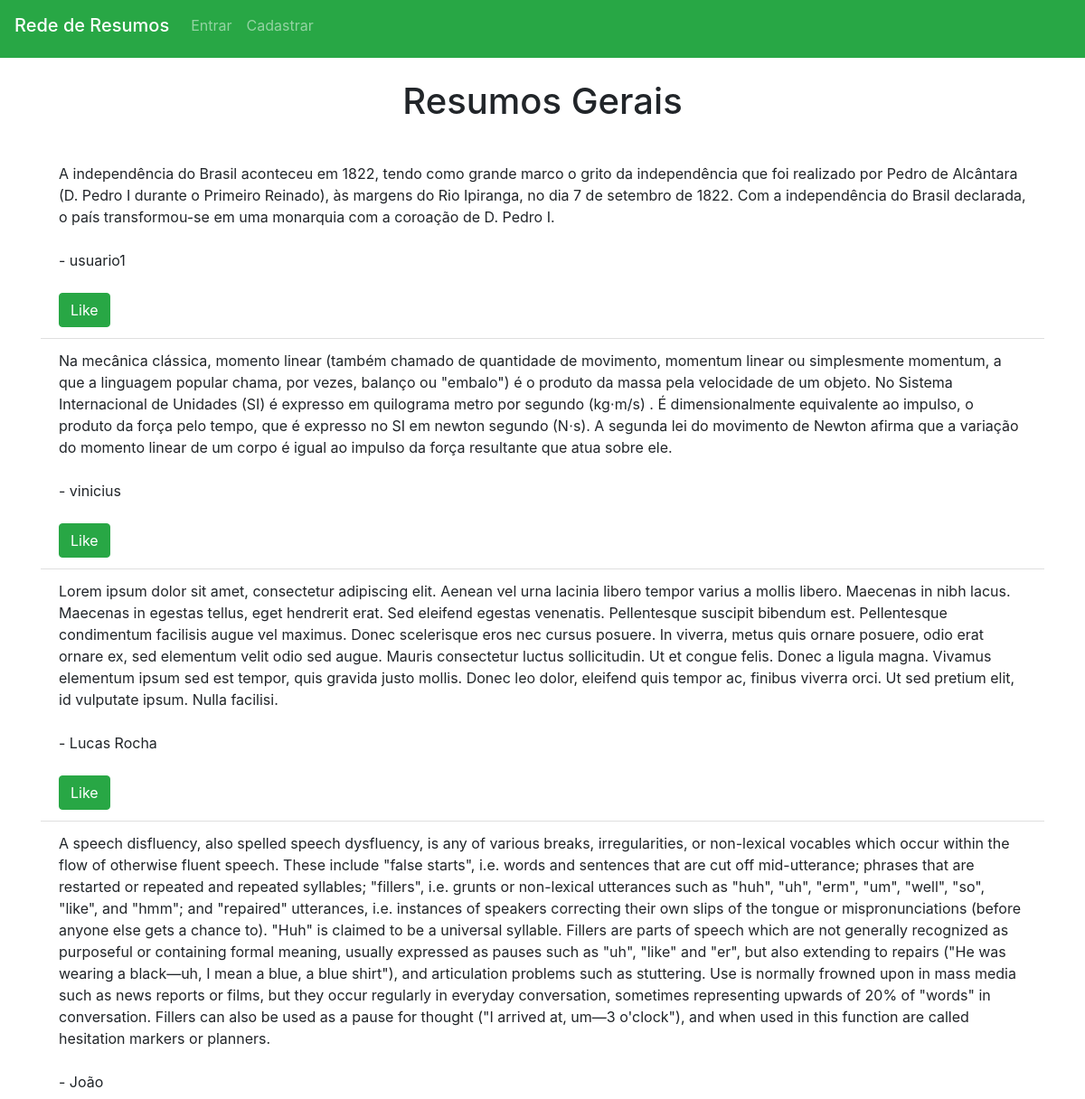
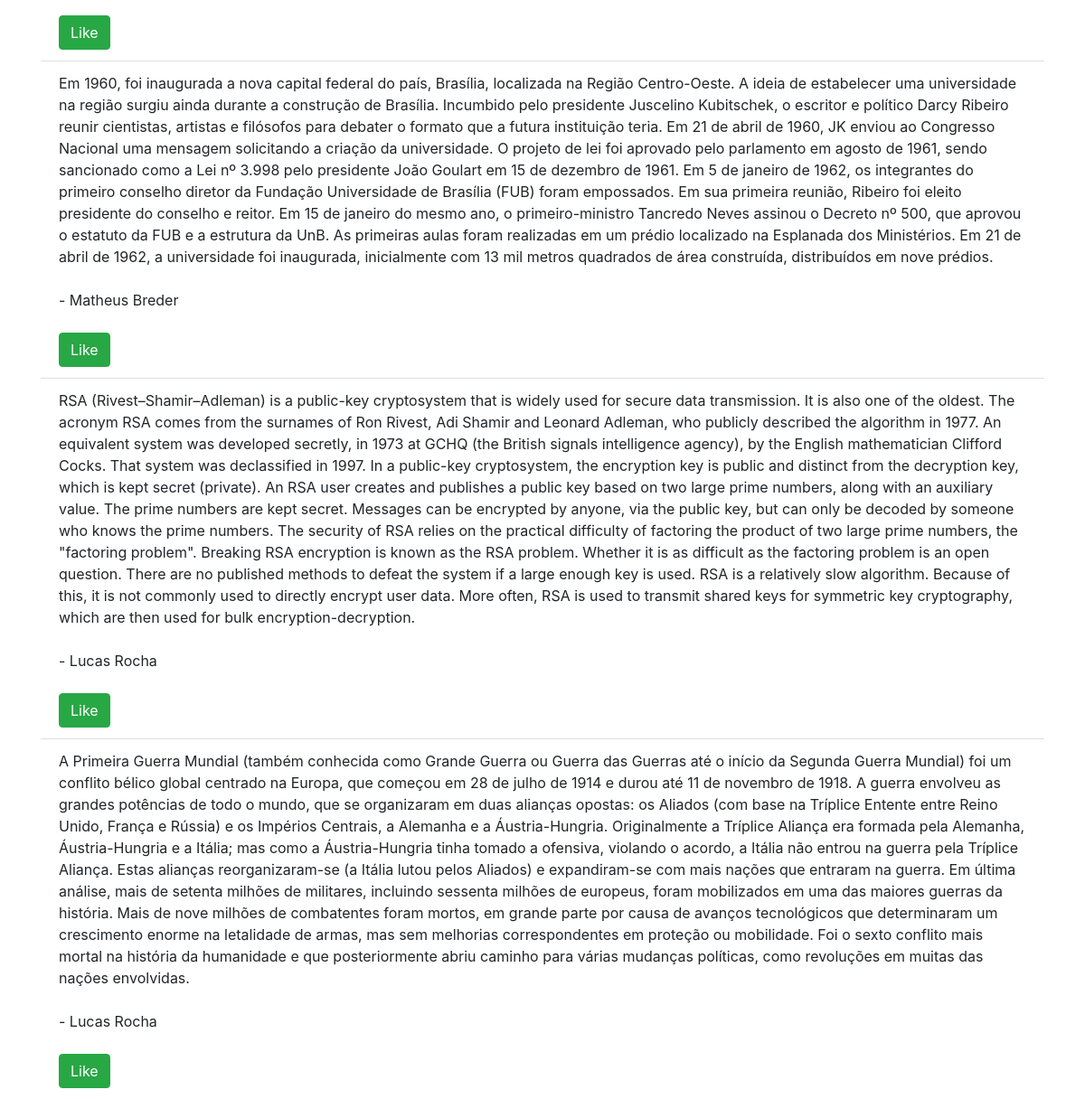
/general, run on the app's committed database (2 pictures, top to bottom).
### website/models.py (models this page shows)
class Note(db.Model):
    id = db.Column(db.Integer, primary_key=True)
    data = db.Column(db.String(10000))
    user_id = db.Column(db.Integer, db.ForeignKey('user.id'))

class User(db.Model, UserMixin):
    id = db.Column(db.Integer, primary_key=True)
    email = db.Column(db.String(150), unique=True)
    password = db.Column(db.String(150))
    first_name = db.Column(db.String(150))
    notes = db.relationship('Note')

### website/views.py (the view)
@views.route('/general', methods=['GET'])
def general():
    all_notes = Note.query.order_by(Note.id.desc()).all()
    all_user = User.query.order_by(User.id).all()
    return render_template("general.html", user=current_user, value=all_notes, users=all_user)

### website/templates/general.html (shortened to what this page needs)
{% extends "base.html" %} {% block title %}General{% endblock %}
{% block content %}
<br />
<h1 align="center">Resumos Gerais</h1>
<br />
<ul class="list-group list-group-flush" id="notes">
    {% for note in value %}
    <li class="list-group-item">
    {{ note.data }}
    <br />
        {% for user in users %}
            {% if user.id == note.user_id %}
                <br />
                {% print('- ') %}
                {{ user.first_name }}
            {% endif %}
        {% endfor %}
        <br />
        <br />
        <button type="button" class="btn btn-success" onClick="">
            Like
        </button>
    </li>
    {% endfor %}
</ul>
{% endblock %}

### website/templates/base.html (shortened to what this page needs)
<!DOCTYPE html>
<html>
  <head>
    <link
      rel="stylesheet"
      href="https://stackpath.bootstrapcdn.com/bootstrap/4.4.1/css/bootstrap.min.css"
    />
    <link
      rel="stylesheet"
      href="https://stackpath.bootstrapcdn.com/font-awesome/4.7.0/css/font-awesome.min.css"
    />
  </head>
  <body>
    <nav class="navbar navbar-expand-lg navbar-dark bg-success">
      <div class="collapse navbar-collapse" id="navbar">
        <div class="navbar-nav">
          <h2 class="navbar-brand">Rede de Resumos </h2>
          {% if user.is_authenticated %}
          <a class="nav-item nav-link" id="home" href="/">Meus resumos</a>
          <a class="nav-item nav-link" id="general" href="/general">Resumos</a>
          <a class="nav-item nav-link" id="general" href="/account">Minha conta</a>
          <a class="nav-item nav-link" id="logout" href="/logout">Sair</a>
          {% else %}
          <a class="nav-item nav-link" id="login" href="/login">Entrar</a>
          <a class="nav-item nav-link" id="signUp" href="/sign-up">Cadastrar</a>
          {% endif %}
        </div>
      </div>
    </nav>
    <div class="container">{% block content %} {% endblock %}</div>
  </body>
</html>

### data on the page
Note: data "A independência do Brasil aconteceu em 1822, tendo como grande marco o grito da independência que foi realizado por Pedro de Alcântara (D. Pedro I durante o Primeiro Reinado), às margens do Rio Ipiranga, no dia 7 de setembro de 1822. Com a independência do Brasil declarada, o país transformou-se em uma monarquia com a coroação de D. Pedro I."
User: print "-", first_name "usuario1"
Note: data "Na mecânica clássica, momento linear (também chamado de quantidade de movimento, momentum linear ou simplesmente momentum, a que a linguagem popular chama, por vezes, balanço ou \"embalo\") é o produto da massa pela velocidade de um objeto. No Sistema Internacional de Unidades (SI) é expresso em quilograma metro por segundo (kg⋅m/s) . É dimensionalmente equivalente ao impulso, o produto da força pelo tempo, que é expresso no SI em newton segundo (N⋅s). A segunda lei do movimento de Newton afirma que a variação do momento linear de um corpo é igual ao impulso da força resultante que atua sobre ele."
User: print "-", first_name "vinicius"
Note: data "Lorem ipsum dolor sit amet, consectetur adipiscing elit. Aenean vel urna lacinia libero tempor varius a mollis libero. Maecenas in nibh lacus. Maecenas in egestas tellus, eget hendrerit erat. Sed eleifend egestas venenatis. Pellentesque suscipit bibendum est. Pellentesque condimentum facilisis augue vel maximus. Donec scelerisque eros nec cursus posuere. In viverra, metus quis ornare posuere, odio erat ornare ex, sed elementum velit odio sed augue. Mauris consectetur luctus sollicitudin. Ut et congue felis. Donec a ligula magna. Vivamus elementum ipsum sed est tempor, quis gravida justo mollis. Donec leo dolor, eleifend quis tempor ac, finibus viverra orci. Ut sed pretium elit, id vulputate…"
User: print "-", first_name "Lucas Rocha"
Note: data "A speech disfluency, also spelled speech dysfluency, is any of various breaks, irregularities, or non-lexical vocables which occur within the flow of otherwise fluent speech. These include \"false starts\", i.e. words and sentences that are cut off mid-utterance; phrases that are restarted or repeated and repeated syllables; \"fillers\", i.e. grunts or non-lexical utterances such as \"huh\", \"uh\", \"erm\", \"um\", \"well\", \"so\", \"like\", and \"hmm\"; and \"repaired\" utterances, i.e. instances of speakers correcting their own slips of the tongue or mispronunciations (before anyone else gets a chance to). \"Huh\" is claimed to be a universal syllable. Fillers are parts of speech which are not generally…"
User: print "-", first_name "João"
Note: data "Em 1960, foi inaugurada a nova capital federal do país, Brasília, localizada na Região Centro-Oeste. A ideia de estabelecer uma universidade na região surgiu ainda durante a construção de Brasília. Incumbido pelo presidente Juscelino Kubitschek, o escritor e político Darcy Ribeiro reunir cientistas, artistas e filósofos para debater o formato que a futura instituição teria. Em 21 de abril de 1960, JK enviou ao Congresso Nacional uma mensagem solicitando a criação da universidade. O projeto de lei foi aprovado pelo parlamento em agosto de 1961, sendo sancionado como a Lei nº 3.998 pelo presidente João Goulart em 15 de dezembro de 1961. Em 5 de janeiro de 1962, os integrantes do primeiro…"
User: print "-", first_name "Matheus Breder"
Note: data "RSA (Rivest–Shamir–Adleman) is a public-key cryptosystem that is widely used for secure data transmission. It is also one of the oldest. The acronym RSA comes from the surnames of Ron Rivest, Adi Shamir and Leonard Adleman, who publicly described the algorithm in 1977. An equivalent system was developed secretly, in 1973 at GCHQ (the British signals intelligence agency), by the English mathematician Clifford Cocks. That system was declassified in 1997. In a public-key cryptosystem, the encryption key is public and distinct from the decryption key, which is kept secret (private). An RSA user creates and publishes a public key based on two large prime numbers, along with an auxiliary value.…"
Note: data "A Primeira Guerra Mundial (também conhecida como Grande Guerra ou Guerra das Guerras até o início da Segunda Guerra Mundial) foi um conflito bélico global centrado na Europa, que começou em 28 de julho de 1914 e durou até 11 de novembro de 1918. A guerra envolveu as grandes potências de todo o mundo, que se organizaram em duas alianças opostas: os Aliados (com base na Tríplice Entente entre Reino Unido, França e Rússia) e os Impérios Centrais, a Alemanha e a Áustria-Hungria. Originalmente a Tríplice Aliança era formada pela Alemanha, Áustria-Hungria e a Itália; mas como a Áustria-Hungria tinha tomado a ofensiva, violando o acordo, a Itália não entrou na guerra pela Tríplice Aliança. Estas…"
